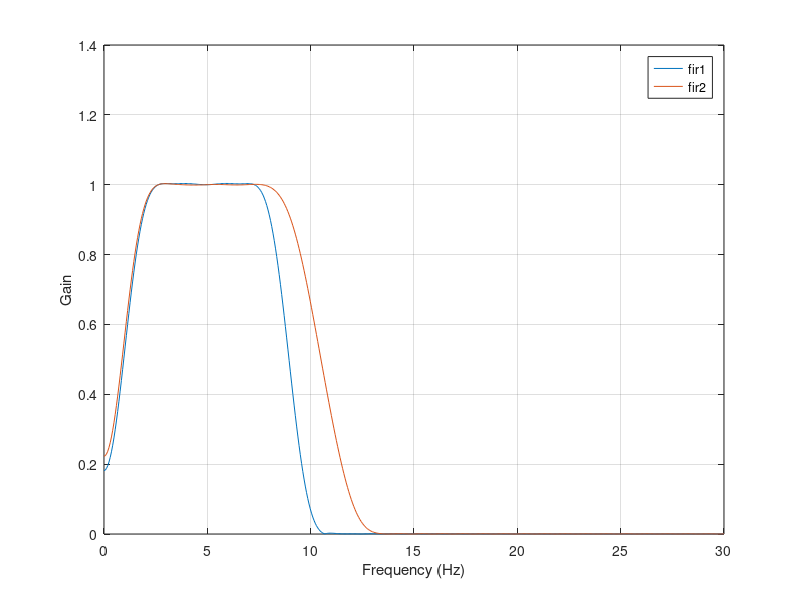
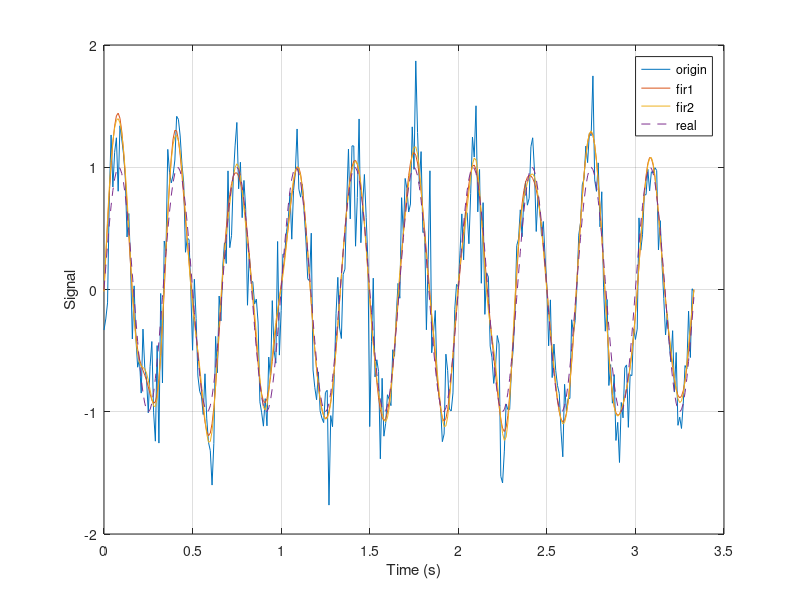

MATLAB code to generate these figures, in order:
% Use built-in functions to design FIR filter
%   1) Window-based FIR filter design
%   2) Frequency sampling-based FIR filter design
% Band-pass filter for example

% XiaoCY 2021-02-08

%%
clear;clc

fs = 100;                               % sampling frequency (Hz)
fsig = 3;                               % signal frequency (Hz)

fn = [ fsig/3, fsig*3];
Wn = fn/(fs/2);
N = 100;

t = (0:1/fs:10/fsig)';
x0 = sin(2*pi*fsig*t);
xn = randn(size(x0))*0.3;
x = x0+xn;

f = linspace(0,fsig*10,500);

%% FIR design
% Window-based FIR filter design
b1 = fir1(N,Wn);
h1 = freqz(b1,1,f,fs);
x1 = filtfilt(b1,1,x);

% Frequency sampling-based FIR filter design
freq = [0 fsig/4 fsig/3 fsig fsig*3 fsig*4 fs/2]/(fs/2);
mreq = [0 0 1 1 1 0 0];
b2 = fir2(N,freq,mreq);
h2 = freqz(b2,1,f,fs);
x2 = filtfilt(b2,1,x);

%% Results
figure('Name','filter')
plot(f,abs(h1),'DisplayName','fir1')
hold on
grid on
plot(f,abs(h2),'DisplayName','fir2')
legend
xlabel('Frequency (Hz)')
ylabel('Gain')

figure('Name','data')
plot(t,x,'DisplayName','origin')
grid on
hold on
plot(t,x1,'DisplayName','fir1')
plot(t,x2,'DisplayName','fir2')
plot(t,x0,'--','DisplayName','real')
legend
xlabel('Time (s)')
ylabel('Signal')